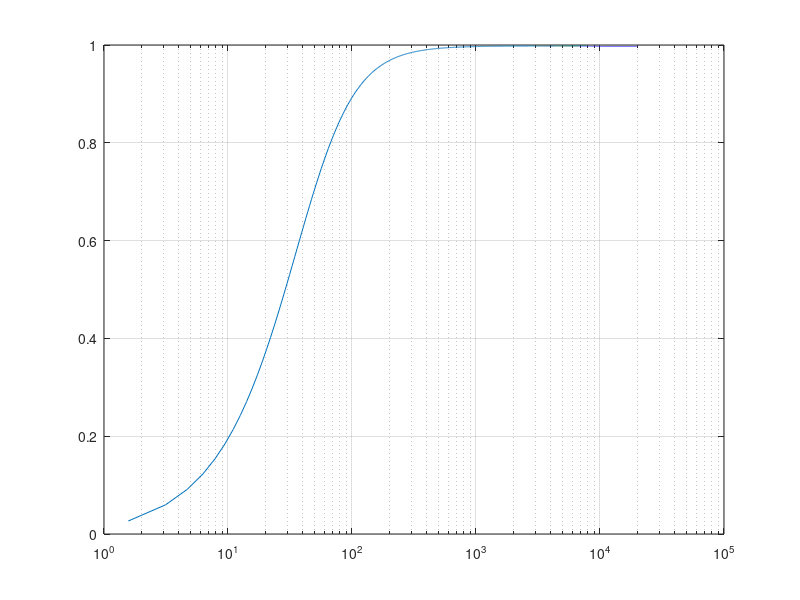

Write MATLAB code to recreate this figure.
clc
pkg load signal

fs = 44100;


# input buffer
# 1 * s^3 + 10 * s^2
# -------------------------------------------------------------------------------
# 1.00196 * s^3 + 112.176 * s^2 + 1217.65 * s + 1960.78


Sb = [1 10 0 0];
Sa = [1.00196 112.176 1217.65 1960.78];

[Zb, Za] = bilinear(Sb, Sa, 1/fs);

Za
Zb

[h, w] = freqz(Zb, Za, fs);

semilogx (w * (fs/2), abs(h))
grid

